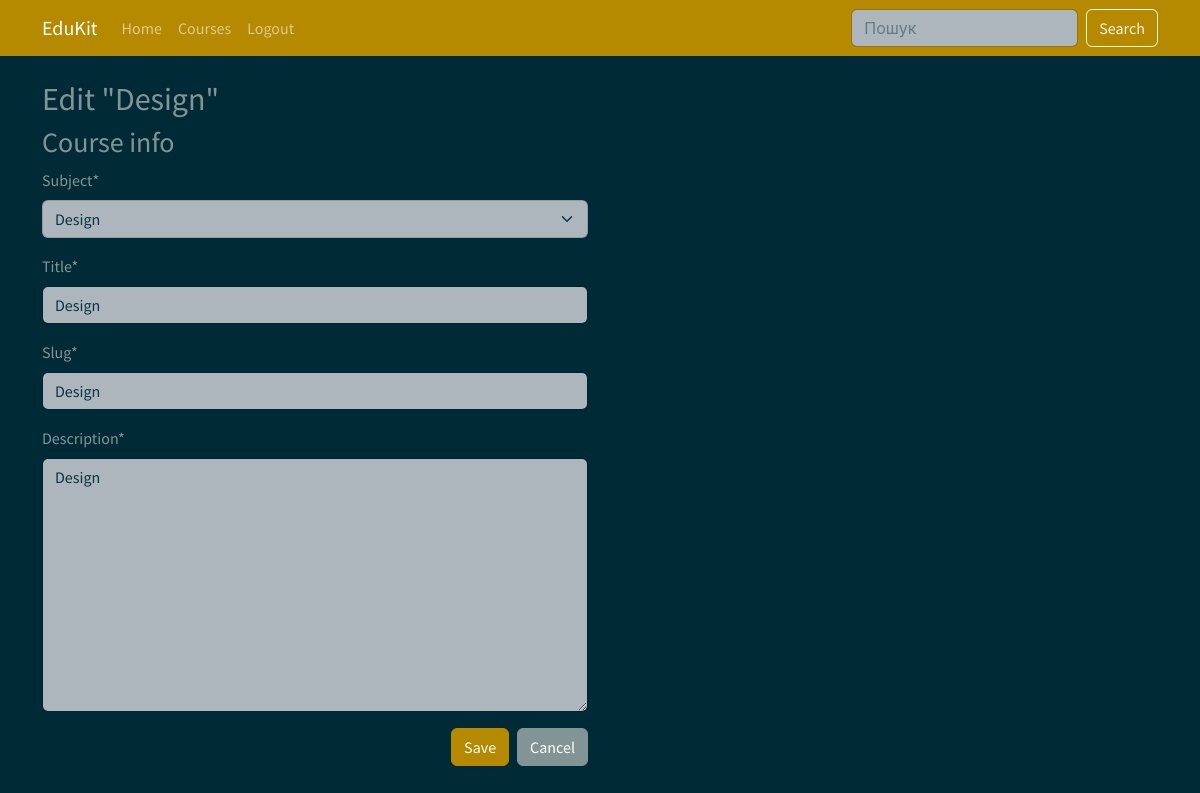
The app's page /course/5/edit/ (signed in) with its own data.
### courses/models.py (models this page shows, shortened)
class Course(models.Model):
    owner = models.ForeignKey(User, related_name="courses_created", on_delete=models.CASCADE, verbose_name="Teacher")
    subject = models.ForeignKey(Subject, related_name="courses", on_delete=models.CASCADE, verbose_name="Subject")
    title = models.CharField(max_length=500, verbose_name="Title")
    slug = models.SlugField(max_length=500, unique=True, verbose_name="Slug")
    overview = models.TextField(verbose_name="Description")
    created = models.DateTimeField(auto_now_add=True)
    class Meta:
        verbose_name = "Course"
        verbose_name_plural = "Courses"
        ordering = ["-created"]

class Subject(models.Model):
    title = models.CharField(max_length=200, verbose_name="Title")
    slug = models.SlugField(max_length=200, unique=True)
    class Meta:
        verbose_name = "Specialization"
        verbose_name_plural = "Specializations"
        ordering = ["title"]
    def __str__(self):
        return self.title

### courses/views.py (the view)
# urls.py: path("<pk>/edit/", views.CourseUpdateView.as_view(), name="course_edit"),
class CourseUpdateView(OwnerCourseEditMixin, UpdateView):
    permission_required = "courses.change_course"

### courses/mixins.py (called while the page is built)
    def get_queryset(self):
        qs = super().get_queryset()
        return qs.filter(owner=self.request.user)

### courses/templates/courses/manage/course/form.html (shortened to what this page needs)
{% extends "base.html" %}
{% load crispy_forms_tags %}
{% block content %}
  <h2>
    {% if object %}
      Edit "{{ object.title }}"
    {% else %}
      Create new course
    {% endif %}
  </h2>
  <div class="row">
    <div class="col-12 col-lg-6">
      <h3>Course info</h3>
      <form method="post">
        {{ form|crispy }}
        <div class="d-flex justify-content-end gap-2">
          <button type="submit" class="btn btn-primary">Save</button>
          <a href="{% url 'manage_course_list' %}" class="btn btn-secondary">Cancel</a>
        </div>
      </form>
    </div>
  </div>
{% endblock content %}

### records on screen
Course: title "Design", subject "Design", slug "Design", overview "Design"
Subject: title "Design"
